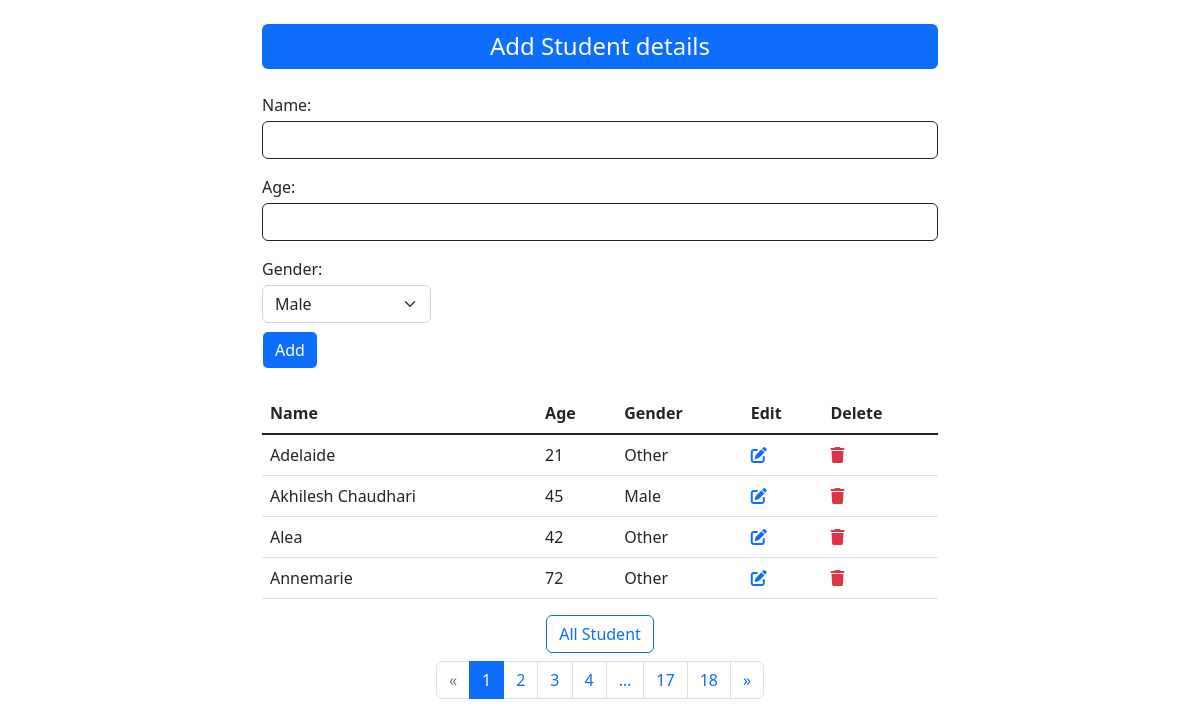
The page / on the database its author committed.
### core/models.py (models this page shows)
class Student(models.Model):
    name = models.CharField(max_length=100)
    age = models.IntegerField()
    gender = models.CharField(choices=SELECT_GENDER,max_length=100)

### core/views.py (the view)
# urls.py: path("", views.home, name="home"),
def home(request):
    if request.method == "POST":
        form = StudentRegister(request.POST)
        if form.is_valid():
            data = form.cleaned_data
            name = data['name']
            age = data['age']
            gender = data['gender']
            s = Student.objects.create(name=name, age=age, gender=gender)
            messages.success(
                request, f"{s.name} data has been saved successfully")
            return redirect('/')
    else:
        form = StudentRegister()
    students = Student.objects.all()
    students = students.order_by("name")
    paginator = Paginator(students,per_page=4,orphans=2)
    page = request.GET.get('page')
    page_obj = paginator.get_page(page)
    page_range = paginator.get_elided_page_range(number=page)
    context = {
        'form': form,
        'students': students,
        'page_obj':page_obj
    }
    return render(request, "core/home.html", context)

### core/forms.py
class StudentRegister(forms.Form):
    name = forms.CharField(
        initial="", required=True, label_suffix=":", widget=forms.TextInput(attrs={"class": "form-control","atuocomplete":"off"}))
    age = forms.IntegerField(max_value=100, min_value=18, widget=forms.NumberInput(
        attrs={"class": "form-control"}))
    gender = forms.ChoiceField(choices=SELECT_GENDER, widget=forms.Select(
        attrs={"class": "form-select w-25"}))

### core/templates/core/home.html (shortened to what this page needs)
{% extends 'core/base.html' %}
{% load static %}
{% block content %}
<div class="container">
    <h4 class="bg-primary py-2 mt-4 rounded-2 text-center text-white mb-4">Add Student details</h4>
    <form action="" method="post" id="add-student" class="mb-4" autocomplete="off">
        {% for field in form %}
            <div class="form-input mt-3">
                <label class="mb-1" for="{{ field.auto_id }} ">{{field.label_tag|striptags}}</label>
                {{ field }}
            </div>
        {% endfor %}
        <input type="submit" value="Add" class="btn btn-primary mt-2">
    </form>
    <div class="student-details">
        <table class="table mt-4">
            <thead>
                <tr>
                    <th scope="col">Name</th>
                    <th scope="col">Age</th>
                    <th scope="col">Gender</th>
                    <th scope="col">Edit</th>
                    <th scope="col">Delete</th>
                </tr>
            </thead>
            <tbody class="table-group-divider">
                {% for student in page_obj %}
                    <tr>
                        <td scope="row">{{ student.name }}</td>
                        <td scope="row">{{ student.age }}</td>
                        <td scope="row">{{ student.gender }}</td>
                         <td scope="row">
                            <a class="btn-sm" href="{% url 'edit' student.id %}">
                                <i class="fa-solid fa-edit"></i>
                            </a>
                        </td>
                        <td scope="row">
                            <a class="text-danger btn-sm" href="{% url 'delete' student.id %}">
                                <i class="fa-solid fa-trash"></i>
                            </a>
                        </td>
                    </tr>
                {% endfor %}
            </tbody>
        </table>
        <div class="text-center mx-3">
            <a href="{% url "allstudent" %}" class="btn btn-outline-primary">All Student</a>
        </div>
        <ul class="pagination justify-content-center flex-wrap mt-2 mb-4">
            {% if page_obj.has_previous %}
                <li class="page-item"><a class="page-link" href="?page={{ page_obj.previous_page_number }}">&laquo;</a></li>
            {% else %}
                <li class="disabled page-item"><span class="page-link">&laquo;</span></li>
            {% endif %}
            {% for i in page_range|default_if_none:page_obj.paginator.get_elided_page_range %}
                {% if page_obj.number == i %}
                    <li class="active page-item">
                        <span class="page-link">{{ i }} <span class="sr-only bg-black">(current)</span></span>
                    </li>
                {% else %}
                    {% if i == page_obj.paginator.ELLIPSIS %}
                        <li class="page-item"><span class="page-link">{{ i }}</span></li>
                    {% else %}
                        <li class="page-item"><a class="page-link" href="?page={{ i }}">{{ i }}</a></li>
                    {% endif %}
                {% endif %}
            {% endfor %}
            {% if page_obj.has_next %}
                <li class="page-item"><a class="page-link" href="?page={{ page_obj.next_page_number }}">&raquo;</a></li>
            {% else %}
                <li class="disabled page-item"><span class="page-link">&raquo;</span></li>
            {% endif %}
        </ul>
    </div>
</div>
{% endblock content %}

### core/static/core/style.css (style rules this page uses)
.container { width: clamp(500px, 80%, 700px); ; }
a { transition: 300ms; }
input { box-shadow: none !important; outline: none !important; border:1px solid !important; transition: all 200ms; }

### rows shown on the page
Student: name "Adelaide", age "21", gender "Other"
Student: name "Akhilesh Chaudhari", age "45", gender "Male"
Student: name "Alea", age "42", gender "Other"
Student: name "Annemarie", age "72", gender "Other"

### other values the page prints
{{ field.label_tag|striptags }} "Name:" "Age:" "Gender:"
{{ i }} "1"
{{ i }} "2" "3" "4" "17" "18"
{{ i }} "…"
